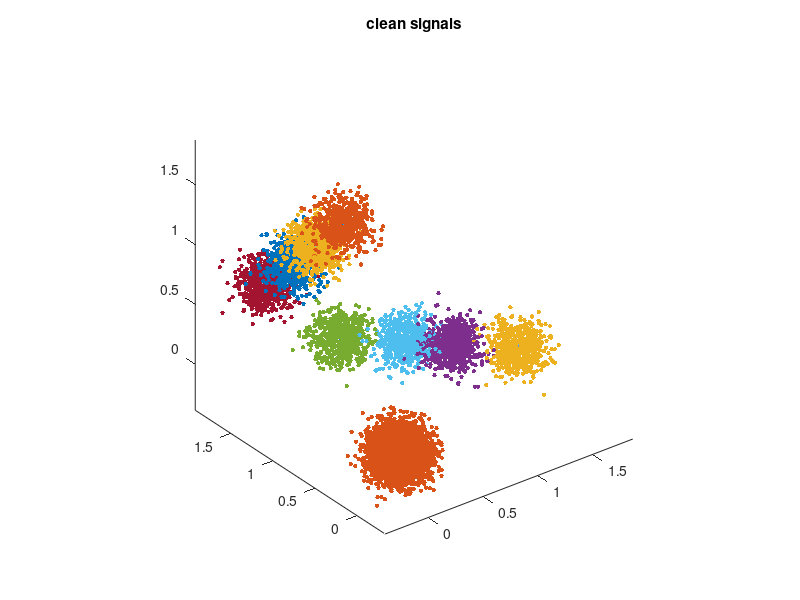
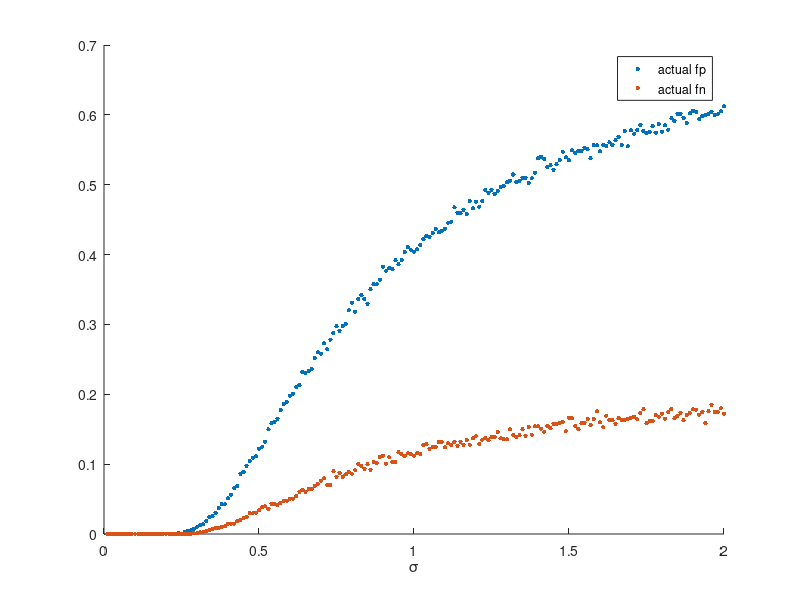

Reproduce these figures in MATLAB, in order.
% ahb tweaks added 6/23/21 - you'll want to replace this by a short script
% calling modular functions anyway.

addpath('utils');

Rs = [0, pi/2, pi, pi*3/2]; %4 rotations
N = 3; %N grids = # pixels in 1D
p = 2; %molecule length (p>=q)
q = 2; %1 %molecule width
rng(0);   % fix seed
mol = rand(q,p) %.*randi(10,q,p); %random molecule in 2D
ts = 0:N-p; %N-p+1 translations   (-> consider making wrap-around so no end effects?)
A = zeros(N-p+1,4,N); %store all a_{t,R} (index:translation, rotation, vector)

%construct a_{t,R} based on mol
for i=0:N-p
    for j=1:4
        tmp=sum(rot90(mol,j-1),1);
        A(1+i,j,1+i:i+length(tmp)) = tmp;
    end
end
AA = reshape(A,[4*(N-p+1) N]);  % stack configuration vectors as rows
% this ordering could be used throughout for confusion matrices too...

sigmas = 0.01:0.01:2.0; %0.1:0.1:10; %noise
fps = zeros(size(sigmas));
fns = zeros(size(sigmas));

sigma_show = 0.1;

% if in low dims, show the noiseless vectors (centers of blobs):
if N==2, figure(1); clf; plot(AA(:,1),AA(:,2),'+'); axis equal; hold on; title('clean signals'); drawnow; end
if N==3, figure(1); clf; plot3(AA(:,1),AA(:,2),AA(:,3),'+'); axis vis3d equal; hold on; title('clean signals'); drawnow; end
% (you'll want to split this plotter out as separate func, and
% also: figure; imagesc(AA); colorbar; colormap(gray(256))
% also later:  figure; imagesc(y); colorbar; colormap(gray(256))


  for l=1:length(sigmas)
    sigma = sigmas(l);
    cov = sigma^2.*eye(N);
    
    M = 10000; %number of random examples
    y = mvnrnd(zeros(N,1), cov, M); %add noise to each example
    truelabel = zeros(M,1);
    filter = rand(M,1); %uniform distribution 
    p_0 = 0.5; %prior for no signal
    tmp = (1-p_0)/(4*(N-p+1)); %equally likely for all classes with signal
%     tmp = 1/(4*(N-p+1)+1);
    truelabel(filter>p_0) = 1;
%     truelabel(filter>tmp) = 1;
    
    % plot no signal class (guassian blobs) in 2D
    if (N==2 && abs(sigma-sigma_show)<1e-14)    % note this! :)
        plot(y((truelabel==0),1),y((truelabel==0),2),'.','Markersize',10);
        hold on;
    end
    if (N==3 && abs(sigma-sigma_show)<1e-14)
        plot3(y((truelabel==0),1),y((truelabel==0),2),y((truelabel==0),3),'.','Markersize',10);
        hold on;
    end

    %assign each random vector with signal based on true label
    a = zeros(1,N);
    k=0;
    for i=0:N-p
        for j=1:4
            a(1,:) = A(i+1,j,:); %a_{t,R}
            y(filter>(p_0+k*tmp) & filter<=(p_0+(k+1)*tmp), :) = y(filter>(p_0+k*tmp) & filter<=(p_0+(k+1)*tmp), :) + a;
            
            % plot signal classes (guassian blobs) in 2D
            if (N==2 && abs(sigma-sigma_show)<1e-14)
                plot(y(filter>(p_0+k*tmp) & filter<=(p_0+(k+1)*tmp),1),y(filter>(p_0+k*tmp) & filter<=(p_0+(k+1)*tmp),2),'.','Markersize',10);
            end
            if (N==3 && abs(sigma-sigma_show)<1e-14)
              plot3(y(filter>(p_0+k*tmp) & filter<=(p_0+(k+1)*tmp),1),y(filter>(p_0+k*tmp) & filter<=(p_0+(k+1)*tmp),2),y(filter>(p_0+k*tmp) & filter<=(p_0+(k+1)*tmp),3),'.','Markersize',10);
              hold on;
            end
            
            k = k+1;
        end
    end


    % predict labels by minimizing distance (norm)
    predlabel = zeros(M,1);

    cur_min= sum(y.^2,2); %distance to origin (no signal)
    for i=0:N-p
        for j=1:4
            a(1,:) = A(i+1,j,:);
            norm_vec = sum((y-a).^2,2); %distance to current a_{t,R}
            predlabel(norm_vec<cur_min) = 1;
            cur_min(norm_vec<cur_min) = norm_vec(norm_vec<cur_min);
        end
    end

    % fprintf('Min norm search results in translation %d and rotation %.4f\n', min_i, Rs(min_j));

    fp = sum((truelabel-predlabel)==-1)/sum(truelabel==0);
    fn = sum((truelabel-predlabel)==1)/sum(truelabel==1);
    
    fps(l) = fp;
    fns(l) = fn;
    
end

tt = min(sigmas):0.01:max(sigmas);
% b = norm(a)/2+tt.^2.*log(p_0/p_a)./norm(a); % decision boundary for x.a / ||a||

%plot fp
figure(2);
% plot(tt, 1/2-1/2*erf(b./(sqrt(2).*tt)), '-', 'Linewidth', 2);
hold on;
plot(sigmas, fps, '.', 'Markersize', 10);

%plot fn
% figure(3);
hold on;
% plot(tt, 1/2-1/2*erf(-(b-norm(a))./(sqrt(2).*tt)), '-', 'Linewidth', 2);
plot(sigmas, fns, '.', 'Markersize', 10);
xlabel('\sigma');
% legend('expexted fp', 'actual fp', 'expexted fn', 'actual fn');
legend('actual fp','actual fn');
% vline(sigma_show,'k:','sigma shown in fig.1');
hold off;
